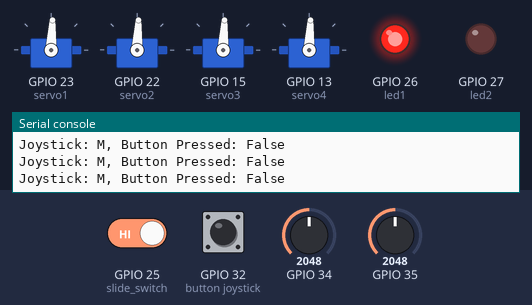
Recording of a program running on a simulated ESP32 board running MicroPython. Shown: 4 × servo, output pins drawn as LEDs (lit = HIGH), the last lines printed to the serial console. Wiring (from the project's diagram.json): servo on GPIO 13, servo on GPIO 15, servo on GPIO 22, servo on GPIO 23, switch on GPIO 25, red LED on GPIO 26, red LED on GPIO 27, button joystick on GPIO 32, joystick Y on GPIO 34, joystick X on GPIO 35. The inputs (shaded band) are chosen by the test bench; at power-on: GPIO 34 = 2048, GPIO 35 = 2048, GPIO 25 (slide_switch) HIGH, GPIO 32 (button joystick) HIGH (analog values on the 0–4095 scale). Servo angles are drawn from the pulse width (0.5 ms = 0°, 2.5 ms = 180°).

Above: at 1.2 s.
1.3 s: GPIO 34 set to 2440
At 3.2 s:
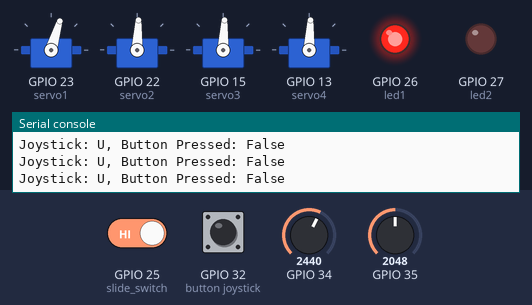
4.3 s: GPIO 35 set to 2866
At 6.0 s:
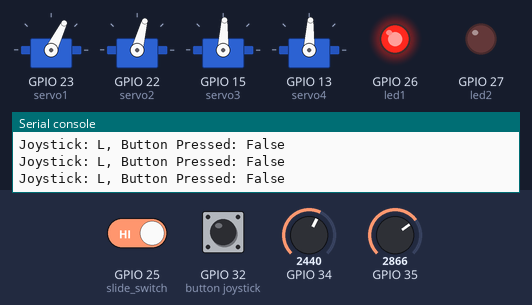
7.3 s: GPIO 25 (slide_switch) driven LOW
At 7.44 s:
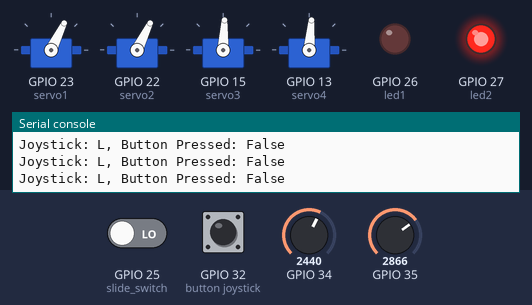
10.3 s: GPIO 34 set to 1228
At 10.7 s:
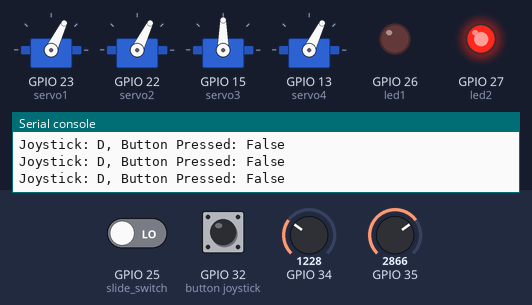
13.3 s: GPIO 35 set to 510
At 13.6 s:
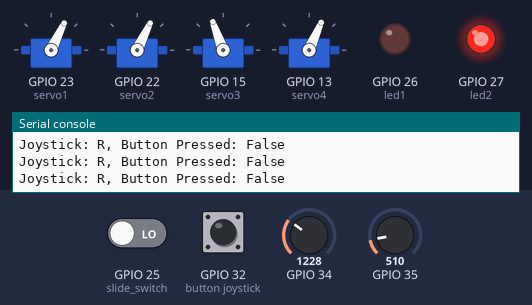
16.3 s: GPIO 25 (slide_switch) driven HIGH
At 16.5 s:
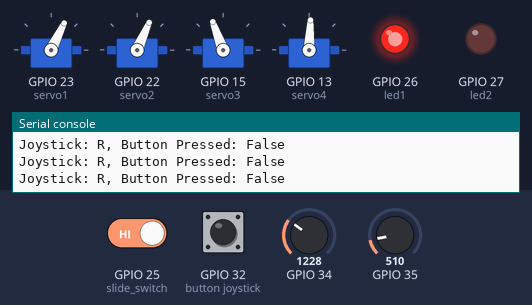
Timing chart, 0 to 22.7 s (numbered marks = the images above; inputs shaded):
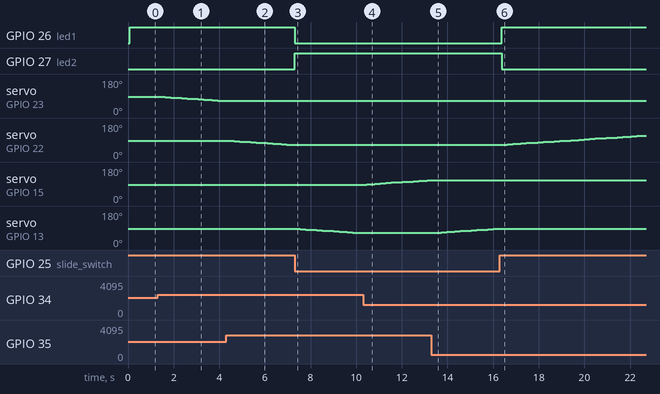

Measured:
- after the input at 1.3 s, servo on GPIO 23 (servo1): moves from 87° to 64° over 2.8 s, starting after 0.09 s
- after the input at 4.3 s, servo on GPIO 23 (servo1): stays 64° (without the input it goes to 62° after 0.11 s); servo on GPIO 22 (servo2): moves from 87° to 64° over 2.8 s, starting after 0.11 s
- after the input at 7.3 s, GPIO 26 (led1): HIGH → LOW at once; GPIO 27 (led2): LOW → HIGH at once; servo on GPIO 22 (servo2): stays 64° (without the input it goes to 62° after 0.14 s); servo on GPIO 13 (servo4): moves from 87° to 64° over 2.8 s, starting at once
- after the input at 10.3 s, servo on GPIO 15 (servo3): moves from 87° to 110° over 2.7 s, starting after 0.16 s; servo on GPIO 13 (servo4): stays 64° (without the input it goes to 62° after 0.04 s)
- after the input at 13.3 s, servo on GPIO 15 (servo3): stays 110° (without the input it goes to 112° after 0.06 s); servo on GPIO 13 (servo4): moves from 64° to 87° over 2.8 s, starting after 0.18 s
- after the input at 16.3 s, GPIO 26 (led1): LOW → HIGH after 0.08 s; GPIO 27 (led2): HIGH → LOW after 0.08 s; servo on GPIO 22 (servo2): moves from 64° to 113° over 6.2 s, starting after 0.08 s; servo on GPIO 13 (servo4): stays 87° (without the input it goes to 89° after 0.20 s)

The program:

main.py
```python
from joystick import Joystick
from time import sleep
from machine import Pin
from servo import Servo


slide_switch = Pin(25, Pin.IN)
led1 = Pin(26, Pin.OUT, value=0)
led2 = Pin(27, Pin.OUT, value=0)


servo1 = Servo(23)
servo2 = Servo(22)
servo3 = Servo(15)
servo4 = Servo(13)


joystick = Joystick(35, 34, 'interrupt', 32)
step = 1

def valid_message(message):
    """Check if the user input is a valid number (1-10)."""
    return message.isdigit() and 1 <= int(message) <= 10

def get_servo_step():
    """Prompt the user for servo step value (1-10)."""
    while True:
        message = input("Please Enter servo step (1-10): ")
        if valid_message(message):
            return int(message)
        print("Invalid input! Please enter a number between 1 and 10.")

def move_servo(camera_active, direction, step):
    """Move the corresponding servo based on joystick direction."""
    servo_map = {
        "U": (servo1 if camera_active else servo3, "left"),
        "D": (servo1 if camera_active else servo3, "right"),
        "R": (servo2 if camera_active else servo4, "right"),
        "L": (servo2 if camera_active else servo4, "left"),
    }

    if direction in servo_map:
        servo, action = servo_map[direction]
        getattr(servo, action)(step)

while True:
    place, pressed_value = joystick.read()
    print(f"Joystick: {place}, Button Pressed: {pressed_value}")

    if pressed_value:
        step = get_servo_step()

    camera_active = slide_switch.value() == 1

    led1.value(camera_active)
    led2.value(not camera_active)

    move_servo(camera_active, place, step)

    sleep(0.1)
```

joystick.py
```python
from machine import Pin, ADC, Timer

class Joystick:
    MID_VALUE = 2048

    def __init__(self, xaxis: int, yaxis: int, mode: str, button: int):
        self.xAxis = ADC(Pin(xaxis))
        self.yAxis = ADC(Pin(yaxis))
        self.button = Pin(button, Pin.IN, Pin.PULL_UP)
        self.mode = mode


        self.last_horizontal = self.MID_VALUE
        self.last_vertical = self.MID_VALUE
        self.last_button_state = 1


        if self.mode == 'interrupt':
            self.timer = Timer(-1)
            self.timer.init(mode=Timer.PERIODIC, period=50, callback=self._update_values)

    def _update_values(self, _):
        """Update joystick readings in interrupt mode."""
        self.last_horizontal = self.xAxis.read()
        self.last_vertical = self.yAxis.read()
        self.last_button_state = self.button.value()

    def read(self):
        """Read joystick state: L (Left), R (Right), U (Up), D (Down), M (Middle)."""
        if self.mode == 'polling':
            horizontal = self.xAxis.read()
            vertical = self.yAxis.read()
            button_state = self.button.value()
        else:
            horizontal = self.last_horizontal
            vertical = self.last_vertical
            button_state = self.last_button_state


        direction = 'M'
        if abs(horizontal - self.MID_VALUE) > abs(vertical - self.MID_VALUE):
            direction = 'R' if horizontal < self.MID_VALUE else 'L'
        elif abs(vertical - self.MID_VALUE) > abs(horizontal - self.MID_VALUE):
            direction = 'U' if vertical > self.MID_VALUE else 'D'

        return direction, button_state == 0
```

servo.py
```python
from machine import Pin, PWM
from time import sleep

class Servo:
    def __init__(self, pin: int, min_us=550, max_us=2400):
        self.pwm = PWM(Pin(pin, Pin.OUT), freq=50)
        self.min_us = min_us
        self.max_us = max_us
        self.min_angle = 0
        self.max_angle = 180
        self.current_angle = 90
        self.motor_speed = 600

        self.goto(self.current_angle)

    def _calculate_duty(self, angle):
        """Convert angle to duty cycle for servo control."""
        pulse_time = self.min_us + (angle / 180) * (self.max_us - self.min_us)
        duty_cycle = int((pulse_time / 20000) * 1023)
        return duty_cycle

    def move(self, angle):
        """Move servo to a specified angle with speed control."""
        if not self.min_angle <= angle <= self.max_angle:
            return

        duty = self._calculate_duty(angle)
        self.pwm.duty(duty)


        delta_angle = abs(angle - self.current_angle)
        sleep_time = max(delta_angle / self.motor_speed, 0.02)
        sleep(sleep_time)

        self.current_angle = angle

    def goto(self, angle):
        """Move the servo to a specific angle."""
        self.move(angle)

    def left(self, angle):
        """Move the servo left by a specified angle."""
        self.goto(max(self.min_angle, self.current_angle - angle))

    def right(self, angle):
        """Move the servo right by a specified angle."""
        self.goto(min(self.max_angle, self.current_angle + angle))
```
